Frame 1 (no input): blank canvas, image omitted
Frame 60 (the mouse pressed at the canvas centre just before this capture): blank canvas, image omitted
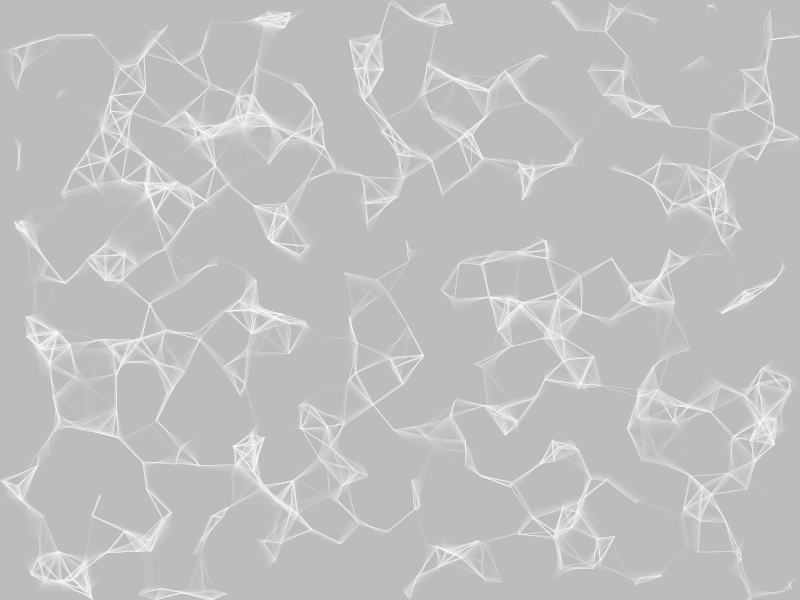
Frame 120 (the mouse held since frame 60 and released just before this capture)

The Processing sketch whose frames 1 and 60 were blank and that drew this single picture after the mouse press (run headless with seeded random() and noise(); from frame 60 on, the mouse is pressed at the canvas centre):

// Processing sketch: vel_loc_array_lines_treshold
// ── vel_loc_array_lines_treshold.pde
int num = 500;
Mover[] movs = new Mover[num];

float treshold = 50;

void setup() {

  size (800, 600);

  for (int i = 0 ; i < num ; i++) {
    PVector initLoc = new PVector(random(5, width-5), random(5, height-5));
    PVector initVel = new PVector(random(-1, 1), random(-1, 1));
    movs[i] = new Mover (initLoc, initVel);
  }

  strokeWeight(0.25);
  stroke(255);
}


void draw() {
  noStroke();
  fill(180, 25);
  rect(0, 0, width, height);

  stroke(255);

  smooth(2);

  treshold = map (mouseX, 0, width, 0, 75);

  for (int i = 0 ; i < num ; i++) {
    movs[i].update();
    // movs[i].draw();
    for (int j = i ; j < num ; j++) {  
      if (dist(movs[i].loc.x, movs[i].loc.y, movs[j].loc.x, movs[j].loc.y) < treshold) {     
        line(movs[i].loc.x, movs[i].loc.y, movs[j].loc.x, movs[j].loc.y);
      }
    }
  }

  //fill(255, 0, 0);
  println("fps :"+frameRate);
}



class Mover {

  PVector loc, vel;

  Mover(PVector loc, PVector vel) {
    this.loc = loc;
    this.vel = vel;
  } 

  void update() {  
    loc.add(vel);  
    if (loc.x < 0 || loc.x> width) {
      vel.x = -vel.x;
    }
    if (loc.y<0 || loc.y > height) {
      vel.y = -vel.y;
    }
  }

  void draw() {
    pushStyle();
    noStroke();
    fill(255, 25);
    ellipse(loc.x, loc.y, 50, 50);
  }
}
